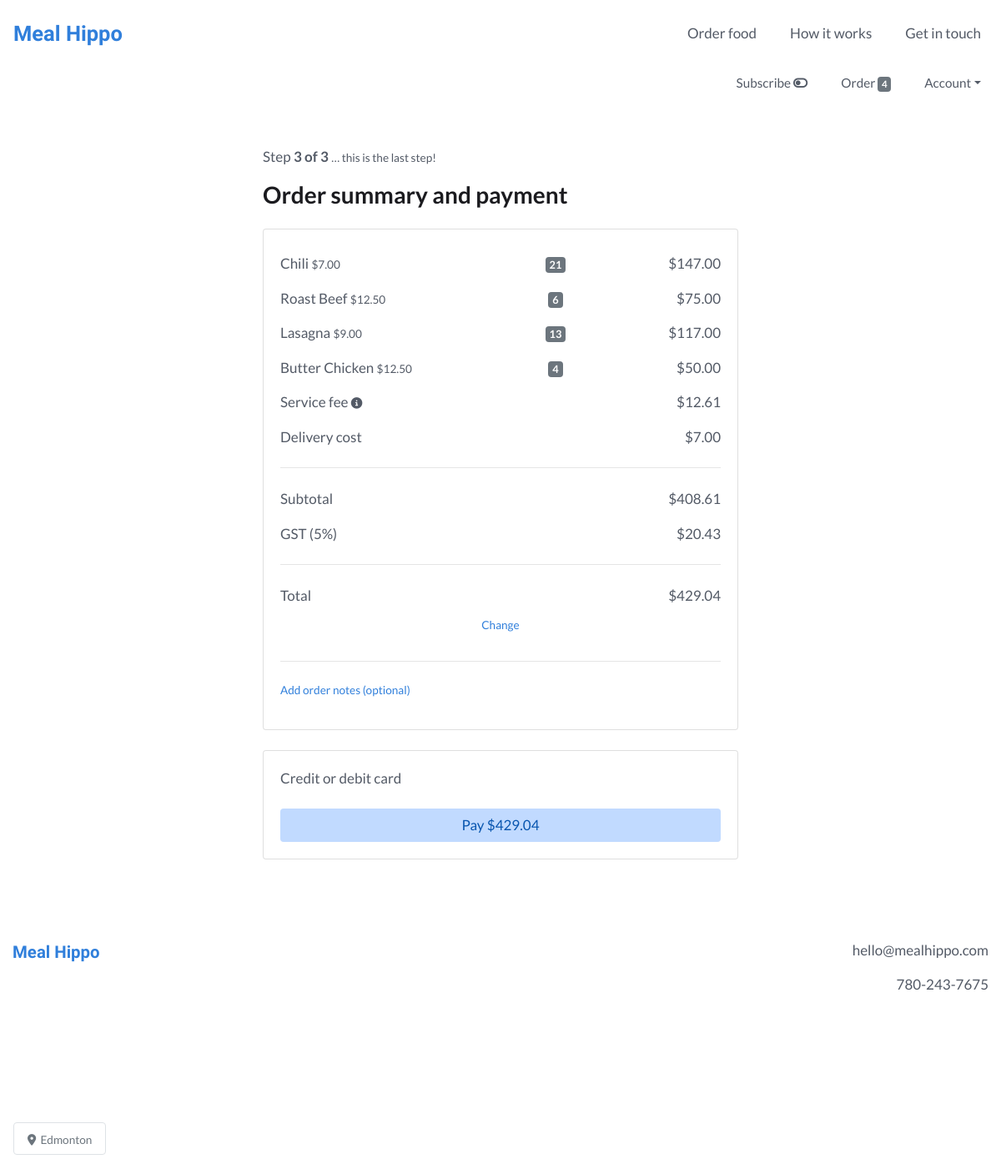
Page /app/order/payment (signed in) on the earlier database version.
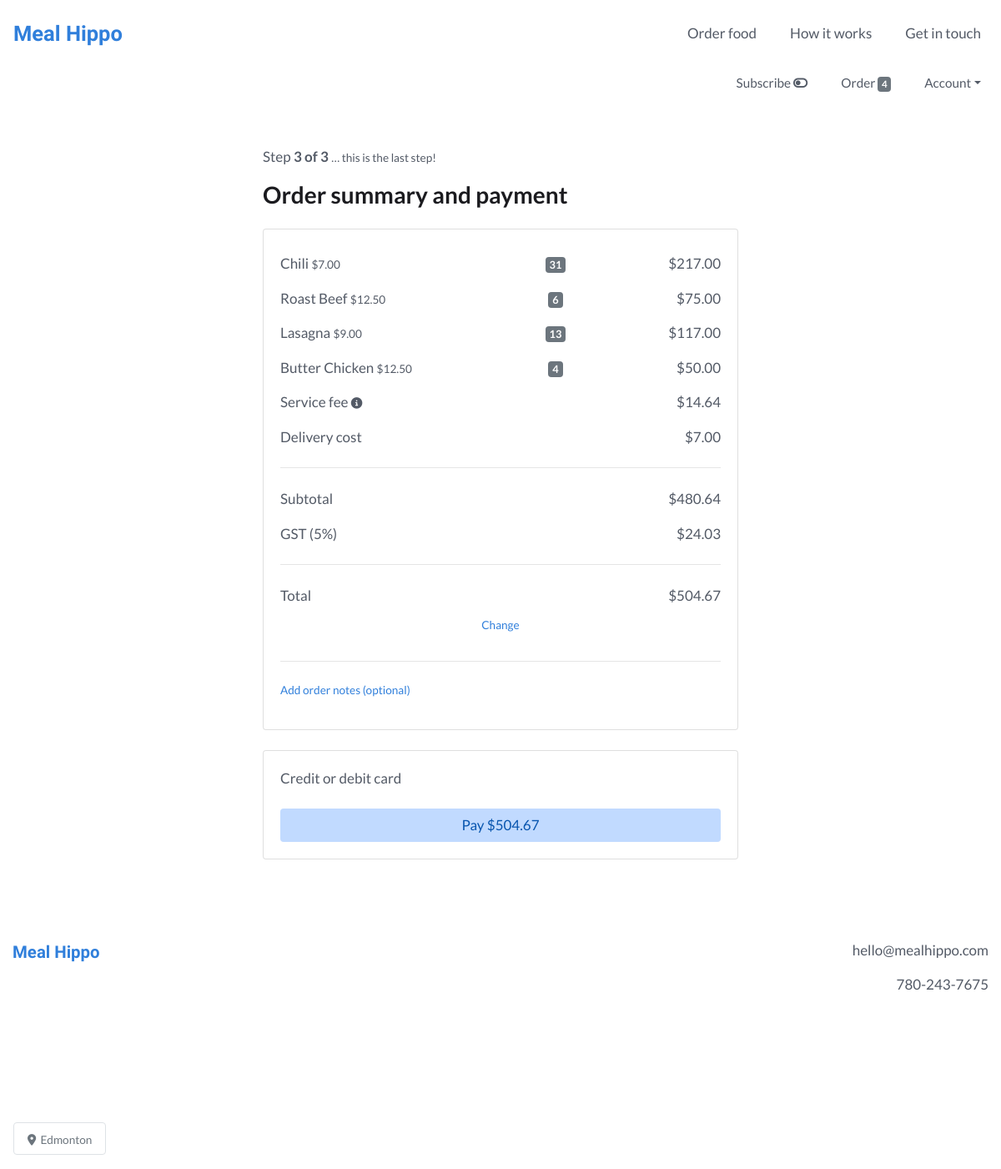
Same page on the later database version.
### webplatform/models.py (models this page shows, shortened)
class OrderItem(models.Model):
    user = models.ForeignKey(settings.AUTH_USER_MODEL, on_delete=models.CASCADE)
    item = models.ForeignKey(Item, on_delete=models.CASCADE)
    quantity = models.IntegerField(default=1)
    is_individual = models.BooleanField(default=False)
    is_completed = models.BooleanField(default=False)
    def get_total_item_price(self):
        return self.quantity * self.item.price

class Item(models.Model):
    supplier = models.ForeignKey(Supplier, on_delete=models.CASCADE)
    name = models.CharField(max_length=100)
    description = models.TextField()
    price = models.FloatField()
    minimum_portions = models.IntegerField(blank=True, null=True)
    portion_increment = models.IntegerField(blank=True, null=True)
    minimum_lead_time = models.IntegerField(blank=True, null=True)
    calories = models.CharField(max_length=100, blank=True, null=True)
    protein = models.FloatField(blank=True, null=True)
    fat = models.FloatField(blank=True, null=True)
    carbs = models.FloatField(blank=True, null=True)
    portion_size = models.TextField(blank=True, null=True)
    rank = models.IntegerField(blank=True, null=True)
    is_active = models.BooleanField()
    is_featured = models.BooleanField(default=False)
    created_at = models.DateTimeField(auto_now_add=True)
    modified_at = models.DateTimeField(auto_now=True)

class Order(models.Model):
    user = models.ForeignKey(settings.AUTH_USER_MODEL, on_delete=models.CASCADE)
    items = models.ManyToManyField(OrderItem)
    to_be_delivered = models.BooleanField(default=True)
    delivery_date = models.DateField(null=True)
    delivery_time = models.TimeField(null=True)
    notes = models.TextField(blank=True, null=True, verbose_name='Order notes')
    is_completed = models.BooleanField(default=False)
    payment = models.ForeignKey(Payment, on_delete=models.SET_NULL, blank=True, null=True)
    created_at = models.DateTimeField(auto_now_add=True)
    modified_at = models.DateTimeField(auto_now=True)
    def get_order_initial_subtotal(self):
        order_initial_subtotal = 0
        for item in self.items.all():
            order_initial_subtotal += item.get_total_item_price()
        return order_initial_subtotal
    def get_order_web_fee(self):
        order_initial_subtotal = self.get_order_initial_subtotal()
        website_fee_fixed = 1 + 0.33
        website_fee_variable = 0.029
        order_web_fee = website_fee_fixed + order_initial_subtotal * website_fee_variable
        return order_web_fee
    def get_order_subtotal(self):
        order_initial_subtotal = self.get_order_initial_subtotal()
        order_web_fee = self.get_order_web_fee()
        order_subtotal = order_initial_subtotal + order_web_fee
        if not UserDeliveryDetail.objects.filter(user=self.user)[0].free_delivery and self.to_be_delivered:
            order_delivery_fee = 7
            order_subtotal += order_delivery_fee
        return order_subtotal
    def get_order_gst(self):
        order_subtotal = self.get_order_subtotal()
        gst_rate = 0.05
        order_gst = order_subtotal * gst_rate
        return order_gst
    def get_order_total(self):
        order_subtotal = self.get_order_subtotal()
        order_gst = self.get_order_gst()
        order_total = order_subtotal + order_gst
        return order_total

class UserDeliveryDetail(models.Model):
    user = models.OneToOneField(settings.AUTH_USER_MODEL, on_delete=models.CASCADE)
    phone = models.CharField(max_length=20)
    address = models.TextField()
    instructions = models.TextField(blank=True, null=True, verbose_name='Delivery instructions')
    free_delivery = models.BooleanField(default=True)
    is_subscribed = models.BooleanField(default=False, verbose_name='subscribe weekly')

### users/models.py (models this page shows, shortened)
class CustomUser(AbstractBaseUser):
    email = models.EmailField(unique=True)
    is_active = models.BooleanField(default=True)
    is_admin = models.BooleanField(default=False)
    objects = CustomUserManager()
    USERNAME_FIELD = 'email'
    REQUIRED_FIELDS = []

### webplatform/views.py (the view, shortened to what this page needs)
# urls.py: path('app/order/payment', views.OrderPaymentView.as_view(), name='order_payment_view'),
class OrderPaymentView(IsSubscribedMixin, LoginRequiredMixin, View):
    def get(self, *args, **kwargs):
        user = self.request.user
        order = models.Order.objects.get(user=user, is_completed=False)
        order_items = order.items.all()
        free_delivery = models.UserDeliveryDetail.objects.get(user=user).free_delivery
        context = {
            'order': order,
            'order_items': order_items,
            'free_delivery': free_delivery,
            'stripe_pk': settings.STRIPE_API_PUBLISHABLE_KEY,
        }
        return render(self.request, 'webplatform/order_payment_view.html', context)

### webplatform/templatetags/templatetags.py (called while the page is built)
@register.filter
def cart_item_count(user):
    if user.is_authenticated:
        queryset = models.Order.objects.filter(user=user, is_completed=False)
        if queryset.exists():
            return queryset[0].items.count()
    return 0

### webplatform/templates/webplatform/order_payment_view.html (shortened to what the changed rows need)
{% extends 'base.html' %}
{% load static %}
{% load crispy_forms_tags %}
{% load humanize %}
{% block content %}
<div class="container-fluid my-5">
  <div class="row">
    <div class="col-lg-6 offset-lg-3 col-md-8 offset-md-2 col-12">
      <div class="card mb-4">
        <div class="card-body">
					<div class="container">
            {% for order_item in order_items %}
              <div class="row py-2">
                <div class="col-6 text-left px-0">
                  {{ order_item.item.name }} <small class="mr-3">${{ order_item.item.price|floatformat:2|intcomma }}</small>
                </div>
                <div class="col-3 text-center px-0">
                  <span class="badge badge-secondary">{{ order_item.quantity }}</span>
                </div>
                <div class="col-3 text-right px-0">
                  ${{ order_item.get_total_item_price|floatformat:2|intcomma }}
                </div>
              </div>
            {% endfor %}
            <div class="row py-2">
              <div class="col-6 text-left px-0">
                Service fee <small><span data-toggle="tooltip" data-placement="bottom" title="Covers costs related to payment transactions, servers, and software development"><i class="fas fa-info-circle"></i></span></small>
              </div>
              <div class="col-6 text-right px-0">
                ${{ order.get_order_web_fee|floatformat:2|intcomma }}
              </div>
            </div>
            <div class="row py-2">
              <div class="col-6 text-left px-0">
                Subtotal
              </div>
              <div class="col-6 text-right px-0">
                ${{ order.get_order_subtotal|floatformat:2|intcomma }}
              </div>
            </div>
            <div class="row py-2">
              <div class="col-6 text-left px-0">
                GST (5%)
              </div>
              <div class="col-6 text-right px-0">
                ${{ order.get_order_gst|floatformat:2|intcomma }}
              </div>
            </div>
            <div class="row py-2">
              <div class="col-6 text-left px-0">
                Total
              </div>
              <div class="col-6 text-right px-0">
                ${{ order.get_order_total|floatformat:2|intcomma }}
              </div>
            </div>
          </div>
        </div>
      </div>
      <div class="card">
        <div class="card-body">
          <form action="" method="post" id="payment-form">
            <div class="mb-3">
            	<label for="card-element">
            	</label>
            </div>
            <button class="btn btn-attention btn-block">Pay ${{ order.get_order_total|floatformat:2|intcomma }}</button>
          </form>
        </div>
      </div>
    </div>
  </div>
</div>
{% endblock %}

Differences in the rows shown:
changed OrderItem "Chili": quantity "21" → "31"; get_total_item_price "147.00" → "217.00"
changed through a linked row, Order: get_order_web_fee "12.61" → "14.64"; get_order_subtotal "408.61" → "480.64"; get_order_gst "20.43" → "24.03"; get_order_total "429.04" → "504.67"
